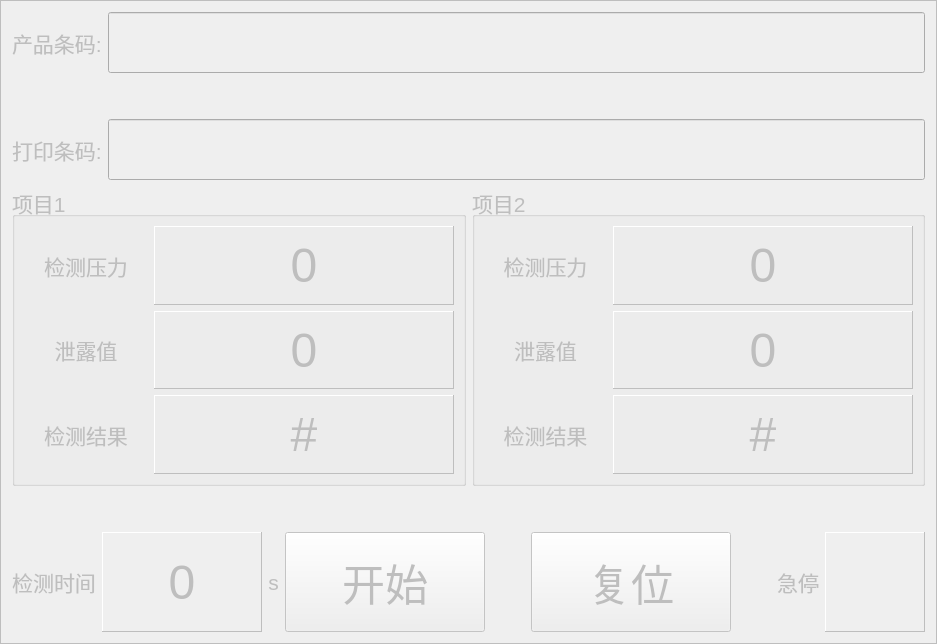
     <widget class="QFrame" name="frame">
      <property name="enabled">
       <bool>false</bool>
      </property>
      <property name="sizePolicy">
       <sizepolicy hsizetype="Expanding" vsizetype="Preferred">
        <horstretch>0</horstretch>
        <verstretch>0</verstretch>
       </sizepolicy>
      </property>
      <property name="minimumSize">
       <size>
        <width>800</width>
        <height>0</height>
       </size>
      </property>
      <property name="maximumSize">
       <size>
        <width>16777214</width>
        <height>16777215</height>
       </size>
      </property>
      <property name="frameShape">
       <enum>QFrame::Box</enum>
      </property>
      <property name="frameShadow">
       <enum>QFrame::Plain</enum>
      </property>
      <layout class="QGridLayout" name="gridLayout_3">
       <item row="4" column="0">
        <spacer name="verticalSpacer">
         <property name="orientation">
          <enum>Qt::Vertical</enum>
         </property>
         <property name="sizeHint" stdset="0">
          <size>
           <width>20</width>
           <height>40</height>
          </size>
         </property>
        </spacer>
       </item>
       <item row="3" column="0">
        <widget class="QGroupBox" name="groupBox">
         <property name="minimumSize">
          <size>
           <width>0</width>
           <height>300</height>
          </size>
         </property>
         <property name="font">
          <font>
           <pointsize>16</pointsize>
          </font>
         </property>
         <property name="title">
          <string>项目1</string>
         </property>
         <layout class="QGridLayout" name="gridLayout_4">
          <item row="0" column="0">
           <layout class="QVBoxLayout" name="verticalLayout_3">
            <item>
             <layout class="QHBoxLayout" name="horizontalLayout_6">
              <item>
               <widget class="QLabel" name="label_15">
                <property name="maximumSize">
                 <size>
                  <width>16777215</width>
                  <height>16777215</height>
                 </size>
                </property>
                <property name="font">
                 <font>
                  <pointsize>16</pointsize>
                 </font>
                </property>
                <property name="text">
                 <string>检测压力</string>
                </property>
                <property name="alignment">
                 <set>Qt::AlignCenter</set>
                </property>
                <property name="wordWrap">
                 <bool>true</bool>
                </property>
               </widget>
              </item>
              <item>
               <widget class="QLabel" name="led_Detection_Pressure">
                <property name="minimumSize">
                 <size>
                  <width>300</width>
                  <height>0</height>
                 </size>
                </property>
                <property name="font">
                 <font>
                  <pointsize>36</pointsize>
                 </font>
                </property>
                <property name="frameShape">
                 <enum>QFrame::Panel</enum>
                </property>
                <property name="frameShadow">
                 <enum>QFrame::Raised</enum>
                </property>
                <property name="text">
                 <string>0</string>
                </property>
                <property name="alignment">
                 <set>Qt::AlignCenter</set>
                </property>
               </widget>
              </item>
             </layout>
            </item>
            <item>
             <layout class="QHBoxLayout" name="horizontalLayout_9">
              <item>
               <widget class="QLabel" name="label_18">
                <property name="maximumSize">
                 <size>
                  <width>16777215</width>
                  <height>16777215</height>
                 </size>
                </property>
                <property name="font">
                 <font>
                  <pointsize>16</pointsize>
                 </font>
                </property>
                <property name="text">
                 <string>泄露值</string>
                </property>
                <property name="alignment">
                 <set>Qt::AlignCenter</set>
                </property>
                <property name="wordWrap">
                 <bool>true</bool>
                </property>
               </widget>
              </item>
              <item>
               <widget class="QLabel" name="led_Leakage_value">
                <property name="minimumSize">
                 <size>
                  <width>300</width>
                  <height>0</height>
                 </size>
                </property>
                <property name="font">
                 <font>
                  <pointsize>36</pointsize>
                 </font>
                </property>
                <property name="frameShape">
                 <enum>QFrame::Panel</enum>
                </property>
                <property name="frameShadow">
                 <enum>QFrame::Raised</enum>
                </property>
                <property name="text">
                 <string>0</string>
                </property>
                <property name="alignment">
                 <set>Qt::AlignCenter</set>
                </property>
               </widget>
              </item>
             </layout>
            </item>
            <item>
             <layout class="QHBoxLayout" name="horizontalLayout_5">
              <item>
               <widget class="QLabel" name="label_13">
                <property name="maximumSize">
                 <size>
                  <width>16777215</width>
                  <height>16777215</height>
                 </size>
                </property>
                <property name="font">
                 <font>
                  <pointsize>16</pointsize>
                 </font>
                </property>
                <property name="text">
                 <string>检测结果</string>
                </property>
                <property name="alignment">
                 <set>Qt::AlignCenter</set>
                </property>
                <property name="wordWrap">
                 <bool>true</bool>
                </property>
               </widget>
              </item>
              <item>
               <widget class="QLabel" name="led_JL_Result">
                <property name="minimumSize">
                 <size>
                  <width>300</width>
                  <height>0</height>
                 </size>
                </property>
                <property name="font">
                 <font>
                  <pointsize>36</pointsize>
                 </font>
                </property>
                <property name="frameShape">
                 <enum>QFrame::Panel</enum>
                </property>
                <property name="frameShadow">
                 <enum>QFrame::Raised</enum>
                </property>
                <property name="text">
                 <string>#</string>
                </property>
                <property name="alignment">
                 <set>Qt::AlignCenter</set>
                </property>
               </widget>
              </item>
             </layout>
            </item>
           </layout>
          </item>
         </layout>
        </widget>
       </item>
       <item row="5" column="0" colspan="2">
        <layout class="QHBoxLayout" name="horizontalLayout_7">
         <item>
          <layout class="QHBoxLayout" name="horizontalLayout_4">
           <item>
            <widget class="QLabel" name="label_10">
             <property name="maximumSize">
              <size>
               <width>16777215</width>
               <height>16777215</height>
              </size>
             </property>
             <property name="font">
              <font>
               <pointsize>16</pointsize>
              </font>
             </property>
             <property name="text">
              <string>检测时间</string>
             </property>
             <property name="alignment">
              <set>Qt::AlignCenter</set>
             </property>
             <property name="wordWrap">
              <bool>true</bool>
             </property>
            </widget>
           </item>
           <item>
            <widget class="QLabel" name="led_DetectionTime">
             <property name="minimumSize">
              <size>
               <width>160</width>
               <height>0</height>
              </size>
             </property>
             <property name="maximumSize">
              <size>
               <width>16777215</width>
               <height>16777215</height>
              </size>
             </property>
             <property name="font">
              <font>
               <pointsize>36</pointsize>
              </font>
             </property>
             <property name="frameShape">
              <enum>QFrame::Panel</enum>
             </property>
             <property name="frameShadow">
              <enum>QFrame::Raised</enum>
             </property>
             <property name="text">
              <string>0</string>
             </property>
             <property name="alignment">
              <set>Qt::AlignCenter</set>
             </property>
            </widget>
           </item>
           <item>
            <widget class="QLabel" name="label_12">
             <property name="maximumSize">
              <size>
               <width>16777215</width>
               <height>16777215</height>
              </size>
             </property>
             <property name="font">
              <font>
               <pointsize>16</pointsize>
              </font>
             </property>
             <property name="text">
              <string>s</string>
             </property>
             <property name="alignment">
              <set>Qt::AlignCenter</set>
             </property>
             <property name="wordWrap">
              <bool>true</bool>
             </property>
            </widget>
           </item>
          </layout>
         </item>
         <item>
          <widget class="QPushButton" name="c">
           <property name="sizePolicy">
            <sizepolicy hsizetype="Preferred" vsizetype="Preferred">
             <horstretch>0</horstretch>
             <verstretch>0</verstretch>
            </sizepolicy>
           </property>
           <property name="minimumSize">
            <size>
             <width>200</width>
             <height>100</height>
            </size>
           </property>
           <property name="maximumSize">
            <size>
             <width>200</width>
             <height>100</height>
            </size>
           </property>
           <property name="font">
            <font>
             <pointsize>32</pointsize>
            </font>
           </property>
           <property name="text">
            <string>开始</string>
           </property>
          </widget>
         </item>
         <item>
          <spacer name="horizontalSpacer_5">
           <property name="orientation">
            <enum>Qt::Horizontal</enum>
           </property>
           <property name="sizeType">
            <enum>QSizePolicy::Preferred</enum>
           </property>
           <property name="sizeHint" stdset="0">
            <size>
             <width>40</width>
             <height>20</height>
            </size>
           </property>
          </spacer>
         </item>
         <item>
          <widget class="QPushButton" name="BTN_Reset">
           <property name="sizePolicy">
            <sizepolicy hsizetype="Preferred" vsizetype="Preferred">
             <horstretch>0</horstretch>
             <verstretch>0</verstretch>
            </sizepolicy>
           </property>
           <property name="minimumSize">
            <size>
             <width>200</width>
             <height>100</height>
            </size>
           </property>
           <property name="maximumSize">
            <size>
             <width>200</width>
             <height>100</height>
            </size>
           </property>
           <property name="font">
            <font>
             <pointsize>32</pointsize>
            </font>
           </property>
           <property name="text">
            <string>复位</string>
           </property>
          </widget>
         </item>
         <item>
          <spacer name="horizontalSpacer_6">
           <property name="orientation">
            <enum>Qt::Horizontal</enum>
           </property>
           <property name="sizeType">
            <enum>QSizePolicy::Expanding</enum>
           </property>
           <property name="sizeHint" stdset="0">
            <size>
             <width>40</width>
             <height>20</height>
            </size>
           </property>
          </spacer>
         </item>
         <item>
          <widget class="QLabel" name="LB_EMC_Stop">
           <property name="maximumSize">
            <size>
             <width>16777215</width>
             <height>16777215</height>
            </size>
           </property>
           <property name="font">
            <font>
             <pointsize>16</pointsize>
            </font>
           </property>
           <property name="text">
            <string>急停</string>
           </property>
           <property name="alignment">
            <set>Qt::AlignRight|Qt::AlignTrailing|Qt::AlignVCenter</set>
           </property>
           <property name="wordWrap">
            <bool>true</bool>
           </property>
          </widget>
         </item>
         <item>
          <widget class="QLabel" name="led_EMC_Stop">
           <property name="minimumSize">
            <size>
             <width>100</width>
             <height>60</height>
            </size>
           </property>
           <property name="maximumSize">
            <size>
             <width>16777215</width>
             <height>16777215</height>
            </size>
           </property>
           <property name="font">
            <font>
             <pointsize>24</pointsize>
            </font>
           </property>
           <property name="frameShape">
            <enum>QFrame::Panel</enum>
           </property>
           <property name="frameShadow">
            <enum>QFrame::Raised</enum>
           </property>
           <property name="text">
            <string/>
           </property>
           <property name="alignment">
            <set>Qt::AlignCenter</set>
           </property>
           <property name="wordWrap">
            <bool>true</bool>
           </property>
          </widget>
         </item>
        </layout>
       </item>
       <item row="0" column="0" colspan="2">
        <layout class="QHBoxLayout" name="horizontalLayout_13">
         <item>
          <widget class="QLabel" name="label_6">
           <property name="minimumSize">
            <size>
             <width>0</width>
             <height>31</height>
            </size>
           </property>
           <property name="maximumSize">
            <size>
             <width>16777215</width>
             <height>16777215</height>
            </size>
           </property>
           <property name="font">
            <font>
             <pointsize>16</pointsize>
            </font>
           </property>
           <property name="text">
            <string>产品条码:</string>
           </property>
           <property name="wordWrap">
            <bool>true</bool>
           </property>
          </widget>
         </item>
         <item>
          <widget class="QLineEdit" name="LE_ProductCode">
           <property name="enabled">
            <bool>false</bool>
           </property>
           <property name="sizePolicy">
            <sizepolicy hsizetype="Expanding" vsizetype="Preferred">
             <horstretch>0</horstretch>
             <verstretch>0</verstretch>
            </sizepolicy>
           </property>
           <property name="minimumSize">
            <size>
             <width>0</width>
             <height>61</height>
            </size>
           </property>
           <property name="maximumSize">
            <size>
             <width>16777215</width>
             <height>61</height>
            </size>
           </property>
           <property name="font">
            <font>
             <pointsize>16</pointsize>
            </font>
           </property>
           <property name="readOnly">
            <bool>true</bool>
           </property>
          </widget>
         </item>
        </layout>
       </item>
       <item row="1" column="0">
        <spacer name="verticalSpacer_2">
         <property name="orientation">
          <enum>Qt::Vertical</enum>
         </property>
         <property name="sizeHint" stdset="0">
          <size>
           <width>20</width>
           <height>40</height>
          </size>
         </property>
        </spacer>
       </item>
       <item row="3" column="1">
        <widget class="QGroupBox" name="groupBox_2">
         <property name="minimumSize">
          <size>
           <width>0</width>
           <height>300</height>
          </size>
         </property>
         <property name="font">
          <font>
           <pointsize>16</pointsize>
          </font>
         </property>
         <property name="title">
          <string>项目2</string>
         </property>
         <layout class="QGridLayout" name="gridLayout_5">
          <item row="0" column="0">
           <layout class="QVBoxLayout" name="verticalLayout_4">
            <item>
             <layout class="QHBoxLayout" name="horizontalLayout_10">
              <item>
               <widget class="QLabel" name="label_16">
                <property name="maximumSize">
                 <size>
                  <width>16777215</width>
                  <height>16777215</height>
                 </size>
                </property>
                <property name="font">
                 <font>
                  <pointsize>16</pointsize>
                 </font>
                </property>
                <property name="text">
                 <string>检测压力</string>
                </property>
                <property name="alignment">
                 <set>Qt::AlignCenter</set>
                </property>
                <property name="wordWrap">
                 <bool>true</bool>
                </property>
               </widget>
              </item>
              <item>
               <widget class="QLabel" name="led_Detection_Pressure_2">
                <property name="minimumSize">
                 <size>
                  <width>300</width>
                  <height>0</height>
                 </size>
                </property>
                <property name="font">
                 <font>
                  <pointsize>36</pointsize>
                 </font>
                </property>
                <property name="frameShape">
                 <enum>QFrame::Panel</enum>
                </property>
                <property name="frameShadow">
                 <enum>QFrame::Raised</enum>
                </property>
                <property name="text">
                 <string>0</string>
                </property>
                <property name="alignment">
                 <set>Qt::AlignCenter</set>
                </property>
               </widget>
              </item>
             </layout>
            </item>
            <item>
             <layout class="QHBoxLayout" name="horizontalLayout_11">
              <item>
               <widget class="QLabel" name="label_19">
                <property name="maximumSize">
                 <size>
                  <width>16777215</width>
                  <height>16777215</height>
                 </size>
                </property>
                <property name="font">
                 <font>
                  <pointsize>16</pointsize>
                 </font>
                </property>
                <property name="text">
                 <string>泄露值</string>
                </property>
                <property name="alignment">
                 <set>Qt::AlignCenter</set>
                </property>
                <property name="wordWrap">
                 <bool>true</bool>
                </property>
               </widget>
              </item>
              <item>
               <widget class="QLabel" name="led_Leakage_value_2">
                <property name="minimumSize">
                 <size>
                  <width>300</width>
                  <height>0</height>
                 </size>
                </property>
                <property name="font">
                 <font>
                  <pointsize>36</pointsize>
                 </font>
                </property>
                <property name="frameShape">
                 <enum>QFrame::Panel</enum>
                </property>
                <property name="frameShadow">
                 <enum>QFrame::Raised</enum>
                </property>
                <property name="text">
                 <string>0</string>
                </property>
                <property name="alignment">
                 <set>Qt::AlignCenter</set>
                </property>
               </widget>
              </item>
             </layout>
            </item>
            <item>
             <layout class="QHBoxLayout" name="horizontalLayout_12">
              <item>
               <widget class="QLabel" name="label_14">
                <property name="maximumSize">
                 <size>
                  <width>16777215</width>
                  <height>16777215</height>
                 </size>
                </property>
                <property name="font">
                 <font>
                  <pointsize>16</pointsize>
                 </font>
                </property>
                <property name="text">
                 <string>检测结果</string>
                </property>
                <property name="alignment">
                 <set>Qt::AlignCenter</set>
                </property>
                <property name="wordWrap">
                 <bool>true</bool>
                </property>
               </widget>
              </item>
              <item>
               <widget class="QLabel" name="led_JL_Result_2">
                <property name="minimumSize">
                 <size>
                  <width>300</width>
                  <height>0</height>
                 </size>
                </property>
                <property name="font">
                 <font>
                  <pointsize>36</pointsize>
                 </font>
                </property>
                <property name="frameShape">
                 <enum>QFrame::Panel</enum>
                </property>
                <property name="frameShadow">
                 <enum>QFrame::Raised</enum>
                </property>
                <property name="text">
                 <string>#</string>
                </property>
                <property name="alignment">
                 <set>Qt::AlignCenter</set>
                </property>
               </widget>
              </item>
             </layout>
            </item>
           </layout>
          </item>
         </layout>
        </widget>
       </item>
       <item row="2" column="0" colspan="2">
        <layout class="QHBoxLayout" name="horizontalLayout_14">
         <item>
          <widget class="QLabel" name="label_7">
           <property name="minimumSize">
            <size>
             <width>0</width>
             <height>31</height>
            </size>
           </property>
           <property name="maximumSize">
            <size>
             <width>16777215</width>
             <height>16777215</height>
            </size>
           </property>
           <property name="font">
            <font>
             <pointsize>16</pointsize>
            </font>
           </property>
           <property name="text">
            <string>打印条码:</string>
           </property>
           <property name="wordWrap">
            <bool>true</bool>
           </property>
          </widget>
         </item>
         <item>
          <widget class="QLineEdit" name="LE_ProductCode_Print">
           <property name="enabled">
            <bool>false</bool>
           </property>
           <property name="sizePolicy">
            <sizepolicy hsizetype="Expanding" vsizetype="Preferred">
             <horstretch>0</horstretch>
             <verstretch>0</verstretch>
            </sizepolicy>
           </property>
           <property name="minimumSize">
            <size>
             <width>0</width>
             <height>61</height>
            </size>
           </property>
           <property name="maximumSize">
            <size>
             <width>16777215</width>
             <height>61</height>
            </size>
           </property>
           <property name="font">
            <font>
             <pointsize>16</pointsize>
            </font>
           </property>
           <property name="readOnly">
            <bool>true</bool>
           </property>
          </widget>
         </item>
        </layout>
       </item>
      </layout>
     </widget>
